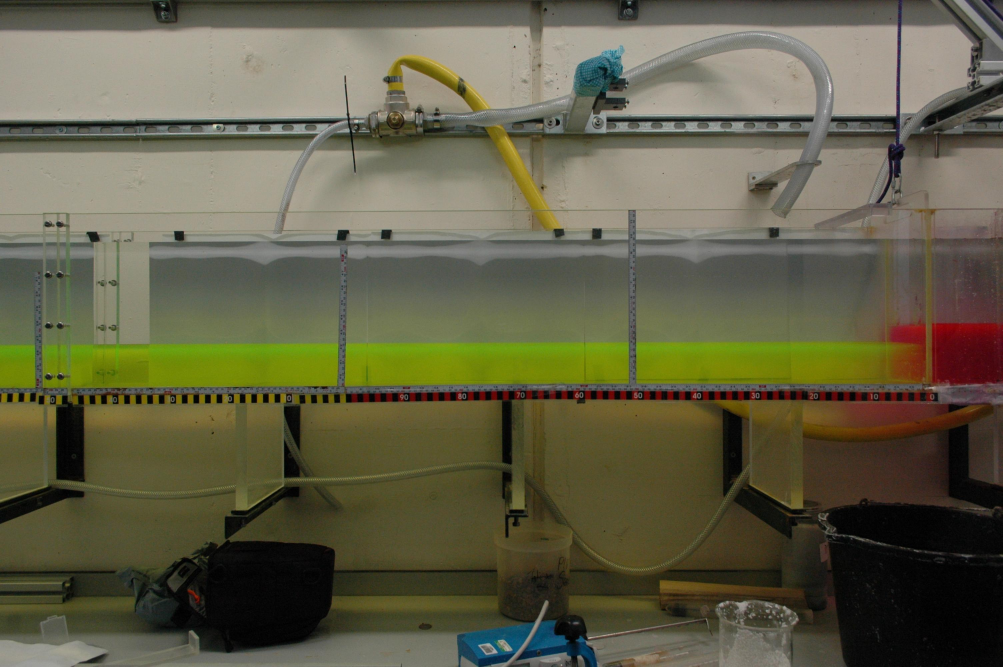
#> input picture tests/data/bc1/r11_07_06c/cam1/img_0001.jpg, 3008 x 2000 px (shown at 1/3 size)
$ python -i proc_im.py   (imports and definitions only)   (Python 2 division)
#> lines starting #> are read from the running program, lines starting #| are printed output that depends on the picture
### lab-waves/config.py
#####CONFIG#####

### **PATH** ###
# what is the root directory for all of this?
path = '/home/eeaol/lab/data/flume1/working'
# where is the parameters file?
paramf = path + '/parameters'
# proc_data?
procf = path + '/proc_data'
# where is the data going to be stored?? (filename)
data_dir = path + '/data/'
data_storage = data_dir + 'data/data_store_'
pdir = path + '/processed'
plots_dir = path + '/plots'
### /PATH ###

### **BASIC SETTINGS** ###
# Note: Modifying these settings requires re-acquiring the basic_data,
# which is computationally intensive.

# specify the threshold values to use. fiddling with these has a strong impact
# on the quality of the interface signal.
thresh_green = (80, 120, 50)
#thresh_green = (60, 100, 20)
core_red = (100, 50, 10)
mixed_red = (100, 75, 10)
thresh_values = (thresh_green, core_red, mixed_red)
# thresh_red[1] controls how mixed the detected current is, as this strongly
# varies the greenness. Inside the core current this might be <50 (across the
# whole tank, the stuff against the front wall is <5), but in more mixed zones
# more like <75, or greater depending on the mixing. Two values for thresh_red
# gives an idea of the thickness of the mixed layer on the current.

# Scale for the images
ideal_25 = 400
ideal_m = ideal_25 * 4
ideal_base_1 = int(1.47 * ideal_m)
ideal_base_2 = int(0.99 * ideal_m)

# Thickness of border above and below images.
top_bar = 50
bottom_bar = 60

# Specify a vertical region of the image in which to search for the interface.
# Units are pixels, starting from top of image.
region = (top_bar + 10, top_bar + 400)

# Depths at which to scan for the current front. 0.4 is partial, 1
# is full depth (fractions of H, i.e. non dimensional).
# What height to scan for front up to?
h = 0.6
s = [i / 100. for i in range(0, int(h * 100 + 1))]
d = {'0.4': s, '1': s}
front_depths = \
        {k: [int(top_bar + (1 - i) * ideal_25) for i in d[k]] for k in d}

### /BASIC SETTINGS ###

### **CAMERA SETUP** ###
# Settings here relate to the positioning of the cameras relative to the
# tank and each other. This allows for conversion from pixel dimensions
# to S.I and for the correction of parallax.
#
# where to crop the images? (left, right, upper, lower), all relative to
# lock position for left, right; scale_depth for upper; tank bottom for
# lower. ensure that these are consistent with the source images!
# e.g. by comparison with proc_data.

cl = {'cam1': 1.46, 'cam2': 3.06}
cr = {'cam1': -0.05, 'cam2': 1.39}

# Some reference points for cropping. Should be the same as the x
# coord of the se corner of the reference box chosen in
# measurements, i.e. the invariant point in the perspective
# transformation.
crop_ref = {'cam1': 0.00, 'cam2': 1.51}

crop= {cam: (int(-(cl[cam] - crop_ref[cam]) * ideal_m), \
             int(-(cr[cam] - crop_ref[cam]) * ideal_m), \
            -50, \
             110) for cam in ('cam1', 'cam2')}

# Specify the positions of rulers and other vertical features that
# obscure the fluid. Measured in metres from the lock.

real_rulers = {}
real_rulers['cam1'] = [(0.48, 0.525), (0.99, 1.02)]
real_rulers['cam2'] = [(1.46, 1.54), (1.99, 2.02), (2.49, 2.52), (2.99, 3.02)]

rulers = {}
for cam in ['cam1', 'cam2']:
    rulers[cam] = [( int((cl[cam] - y) * ideal_m) , \
                     int((cl[cam] - x) * ideal_m) )
                        for x, y in real_rulers[cam]]

# Specify the offsets that each of the cameras have, for
# normalisation of pixel measurements
## the cam1 offset is the distance between wherever zero is in cam1
## and the left edge of cam1.
camera_offsets = {cam: (cl[cam] * ideal_m, ideal_25 + top_bar)\
                                    for cam in ('cam1', 'cam2')}
## the cam2 offset is the distance between wherever zero is in cam1
## and the left edge of *cam2*
fudge = 176

# specify the scale, i.e how many pixels to some real measurement in the
# images. in y we want this to be the total fluid depth. in x make it the
# lock length for now (25cm).
fluid_depth = ideal_25
lock_length = ideal_25
scales = {cam: (lock_length, fluid_depth) for cam in ('cam1', 'cam2')}

# specify where the centre of the camera was pointing to.
# used in parallax_corr
centre = {'cam1': 0.75, 'cam2': 0.25}
### /CAMERA SETUP ###

#####/CONFIG#####

### lab-waves/proc_im.py
## Script to standardise lab images
## AOL Nov 2011

from __future__ import division
import os
import glob
import sys

import Image
import ImageFont
import ImageDraw
from numpy import matrix
from numpy import asarray
from numpy.linalg import solve
import matplotlib.pyplot as plt

from aolcore import pull_col, pull_line
from aolcore import get_parameters
from config import path, paramf, procf, crop
from config import ideal_25, ideal_base_1, ideal_base_2
from config import top_bar, bottom_bar

# We don't just want to operate on a single image, we want to operate on
# many. But in the first instance, in determining the offsets for cropping
# and checking the scale for barrel correction and determining the rotation
# correction angle, we need only look at the first image in a given run.
# This is what bc1(run) does; measure(run) will prompt for measurements
# from the images bc1 creates.

# [82 lines left out: functions measure, get_run_data, bc1, not called in this run]

def barrel_corr(image, outimage, Null=None):
    run = image.split('/')[-3]
    cam = image.split('/')[-2]
    frame = image.split('/')[-1]

    cam1corr = '"0.000658776 -0.0150048 -0.00123339 1.01557914"'
    cam2corr = '"0.023969 -0.060001 0 1.036032"'

    if cam == 'cam1':
        corr = cam1corr
    elif cam == 'cam2':
        corr = cam2corr
    else:
        print "Camera must be cam1 or cam2"

    command = 'convert -distort Barrel %s %s %s' % (corr, image, outimage)

    print "Correcting", run, cam, frame, "\r",
    sys.stdout.flush()
    os.system(command)

# [141 lines left out: functions barrel_corrections, perspective_coefficients, transform, std_corrections, add_text, not called in this run]

def text_crop(run, run_data=None):
    # Add text and crop
    proc_images(add_text, run, path + '/std_corr', 'processed', None, None)

# [20 lines left out: function proc_images, not called in this run]
    # print "\n"

>>> import cv2
>>> picture = cv2.imread('../tests/data/bc1/r11_07_06c/cam1/img_0001.jpg', cv2.IMREAD_GRAYSCALE)
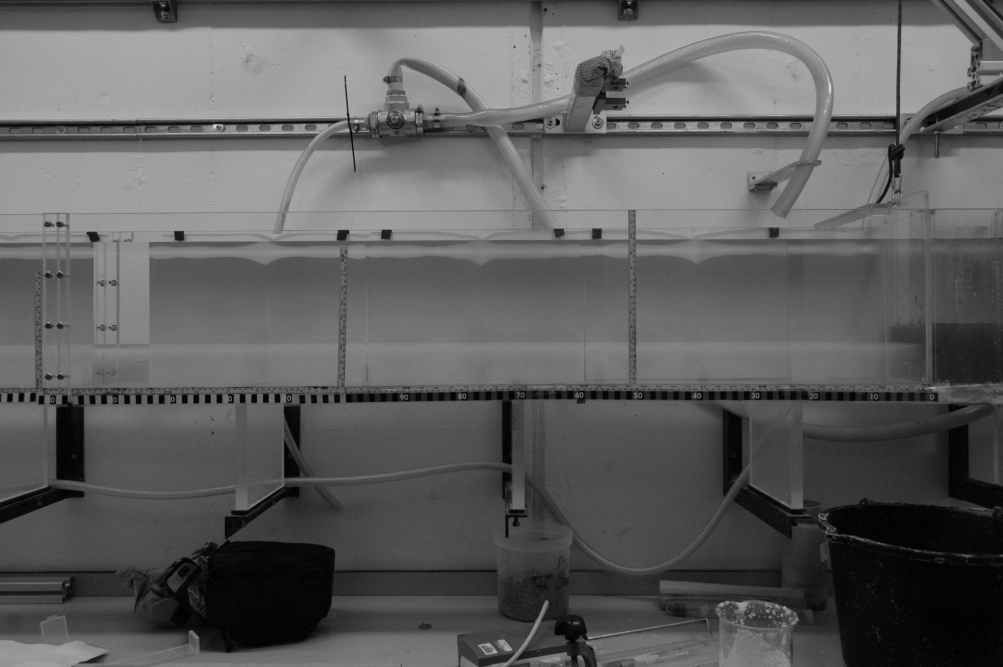
#> picture: shape (2000, 3008) (shown at 1/3 size); min 0, max 255, mean 93.7
>>> result = barrel_corr(picture, 'out.png')
#> (the run stopped early here; a loop or call above may not have finished)
